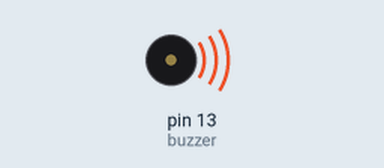
Simulated run of this program. Board: Raspberry Pi (header pin numbers). Parts: buzzer (waves = sounding, pin HIGH). What the program prints to the terminal is not drawn.

Above: at 0.2 s.
Timing chart, 0 to 3.0 s (numbered marks = the images above):
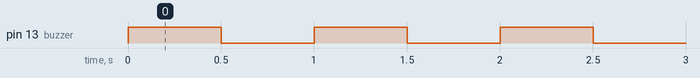

Measured:
- by itself, pin 13 (buzzer): alternates HIGH for 0.50 s and LOW for 0.50 s

The program:

buzzer.py
```python
# wiring
# https://projects.raspberrypi.org/en/projects/physical-computing/8

#Libraries
import RPi.GPIO as GPIO
from time import sleep

#Disable warnings (optional)
GPIO.setwarnings(False)

#Select GPIO mode
GPIO.setmode(GPIO.BOARD)

#Set buzzer - pin 27 as output
buzzer = 13
GPIO.setup(buzzer,GPIO.OUT)

#Run forever loop
while True:
    GPIO.output(buzzer,GPIO.HIGH)
    print ("Beeping")
    sleep(0.5) # Delay in seconds
    GPIO.output(buzzer,GPIO.LOW)
    print ("No Beeping")
    sleep(0.5)
```
